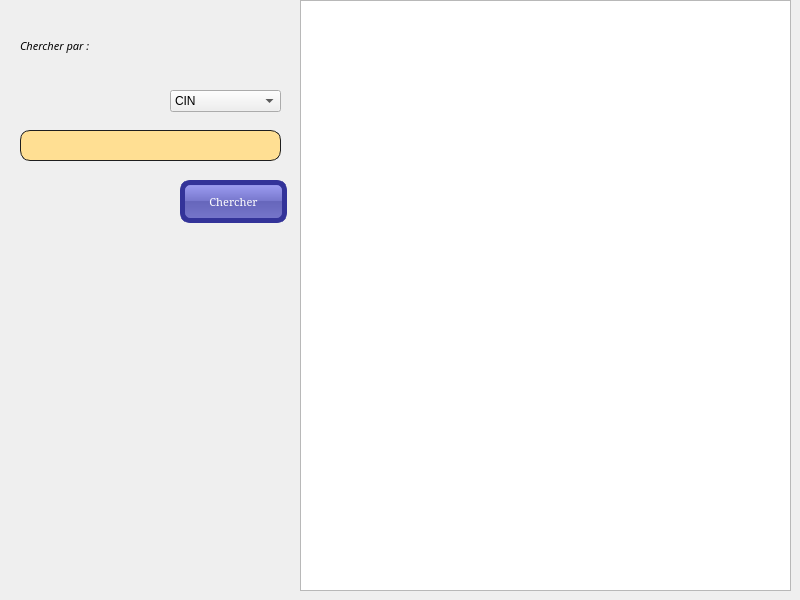
    <widget class="QWidget" name="tab_2">
     <attribute name="title">
      <string>Chercher</string>
     </attribute>
     <widget class="QComboBox" name="chercher_type">
      <property name="geometry">
       <rect>
        <x>170</x>
        <y>90</y>
        <width>111</width>
        <height>22</height>
       </rect>
      </property>
      <item>
       <property name="text">
        <string>CIN</string>
       </property>
      </item>
      <item>
       <property name="text">
        <string>ID</string>
       </property>
      </item>
      <item>
       <property name="text">
        <string>NOM</string>
       </property>
      </item>
      <item>
       <property name="text">
        <string>N° de bureau</string>
       </property>
      </item>
     </widget>
     <widget class="QLabel" name="label_5">
      <property name="geometry">
       <rect>
        <x>20</x>
        <y>30</y>
        <width>141</width>
        <height>31</height>
       </rect>
      </property>
      <property name="font">
       <font>
        <family>8514oem</family>
        <pointsize>8</pointsize>
        <italic>true</italic>
       </font>
      </property>
      <property name="text">
       <string>Chercher par :</string>
      </property>
     </widget>
     <widget class="QLineEdit" name="le_chercher">
      <property name="geometry">
       <rect>
        <x>20</x>
        <y>130</y>
        <width>261</width>
        <height>31</height>
       </rect>
      </property>
      <property name="styleSheet">
       <string notr="true">QLineEdit
{
    background-color:rgb(255, 223, 147);
    padding: 1px;
    border-style: solid;
    border: 1px solid #1e1e1e;
    border-radius: 10;
}</string>
      </property>
     </widget>
     <widget class="QTableView" name="tab_chercher">
      <property name="geometry">
       <rect>
        <x>300</x>
        <y>0</y>
        <width>491</width>
        <height>591</height>
       </rect>
      </property>
      <property name="styleSheet">
       <string notr="true">background-image: url(:/Downloads/blanc.jpg);</string>
      </property>
     </widget>
     <widget class="QPushButton" name="pb_chercher">
      <property name="geometry">
       <rect>
        <x>180</x>
        <y>180</y>
        <width>107</width>
        <height>43</height>
       </rect>
      </property>
      <property name="palette">
       <palette>
        <active>
         <colorrole role="WindowText">
          <brush brushstyle="SolidPattern">
           <color alpha="255">
            <red>255</red>
            <green>255</green>
            <blue>255</blue>
           </color>
          </brush>
         </colorrole>
         <colorrole role="Button">
          <brush brushstyle="LinearGradientPattern">
           <gradient startx="0.000000000000000" starty="0.000000000000000" endx="0.000000000000000" endy="1.000000000000000" type="LinearGradient" spread="PadSpread" coordinatemode="ObjectBoundingMode">
            <gradientstop position="0.000000000000000">
             <color alpha="255">
              <red>136</red>
              <green>136</green>
              <blue>221</blue>
             </color>
            </gradientstop>
            <gradientstop position="0.100000000000000">
             <color alpha="255">
              <red>153</red>
              <green>153</green>
              <blue>238</blue>
             </color>
            </gradientstop>
            <gradientstop position="0.490000000000000">
             <color alpha="255">
              <red>119</red>
              <green>119</green>
              <blue>204</blue>
             </color>
            </gradientstop>
            <gradientstop position="0.500000000000000">
             <color alpha="255">
              <red>102</red>
              <green>102</green>
              <blue>187</blue>
             </color>
            </gradientstop>
            <gradientstop position="1.000000000000000">
             <color alpha="255">
              <red>119</red>
              <green>119</green>
              <blue>204</blue>
             </color>
            </gradientstop>
           </gradient>
          </brush>
         </colorrole>
         <colorrole role="Light">
          <brush brushstyle="SolidPattern">
           <color alpha="255">
            <red>255</red>
            <green>213</green>
            <blue>127</blue>
           </color>
          </brush>
         </colorrole>
         <colorrole role="Midlight">
          <brush brushstyle="SolidPattern">
           <color alpha="255">
            <red>255</red>
            <green>191</green>
            <blue>63</blue>
           </color>
          </brush>
         </colorrole>
         <colorrole role="Dark">
          <brush brushstyle="SolidPattern">
           <color alpha="255">
            <red>127</red>
            <green>85</green>
            <blue>0</blue>
           </color>
          </brush>
         </colorrole>
         <colorrole role="Mid">
          <brush brushstyle="SolidPattern">
           <color alpha="255">
            <red>170</red>
            <green>113</green>
            <blue>0</blue>
           </color>
          </brush>
         </colorrole>
         <colorrole role="Text">
          <brush brushstyle="SolidPattern">
           <color alpha="255">
            <red>255</red>
            <green>255</green>
            <blue>255</blue>
           </color>
          </brush>
         </colorrole>
         <colorrole role="BrightText">
          <brush brushstyle="SolidPattern">
           <color alpha="255">
            <red>255</red>
            <green>255</green>
            <blue>255</blue>
           </color>
          </brush>
         </colorrole>
         <colorrole role="ButtonText">
          <brush brushstyle="SolidPattern">
           <color alpha="255">
            <red>255</red>
            <green>255</green>
            <blue>255</blue>
           </color>
          </brush>
         </colorrole>
         <colorrole role="Base">
          <brush brushstyle="LinearGradientPattern">
           <gradient startx="0.000000000000000" starty="0.000000000000000" endx="0.000000000000000" endy="1.000000000000000" type="LinearGradient" spread="PadSpread" coordinatemode="ObjectBoundingMode">
            <gradientstop position="0.000000000000000">
             <color alpha="255">
              <red>136</red>
              <green>136</green>
              <blue>221</blue>
             </color>
            </gradientstop>
            <gradientstop position="0.100000000000000">
             <color alpha="255">
              <red>153</red>
              <green>153</green>
              <blue>238</blue>
             </color>
            </gradientstop>
            <gradientstop position="0.490000000000000">
             <color alpha="255">
              <red>119</red>
              <green>119</green>
              <blue>204</blue>
             </color>
            </gradientstop>
            <gradientstop position="0.500000000000000">
             <color alpha="255">
              <red>102</red>
              <green>102</green>
              <blue>187</blue>
             </color>
            </gradientstop>
            <gradientstop position="1.000000000000000">
             <color alpha="255">
              <red>119</red>
              <green>119</green>
              <blue>204</blue>
             </color>
            </gradientstop>
           </gradient>
          </brush>
         </colorrole>
         <colorrole role="Window">
          <brush brushstyle="LinearGradientPattern">
           <gradient startx="0.000000000000000" starty="0.000000000000000" endx="0.000000000000000" endy="1.000000000000000" type="LinearGradient" spread="PadSpread" coordinatemode="ObjectBoundingMode">
            <gradientstop position="0.000000000000000">
             <color alpha="255">
              <red>136</red>
              <green>136</green>
              <blue>221</blue>
             </color>
            </gradientstop>
            <gradientstop position="0.100000000000000">
             <color alpha="255">
              <red>153</red>
              <green>153</green>
              <blue>238</blue>
             </color>
            </gradientstop>
            <gradientstop position="0.490000000000000">
             <color alpha="255">
              <red>119</red>
              <green>119</green>
              <blue>204</blue>
             </color>
            </gradientstop>
            <gradientstop position="0.500000000000000">
             <color alpha="255">
              <red>102</red>
              <green>102</green>
              <blue>187</blue>
             </color>
            </gradientstop>
            <gradientstop position="1.000000000000000">
             <color alpha="255">
              <red>119</red>
              <green>119</green>
              <blue>204</blue>
             </color>
            </gradientstop>
           </gradient>
          </brush>
         </colorrole>
         <colorrole role="Shadow">
          <brush brushstyle="SolidPattern">
           <color alpha="255">
            <red>0</red>
            <green>0</green>
            <blue>0</blue>
           </color>
          </brush>
         </colorrole>
         <colorrole role="AlternateBase">
          <brush brushstyle="SolidPattern">
           <color alpha="255">
            <red>255</red>
            <green>212</green>
            <blue>127</blue>
           </color>
          </brush>
         </colorrole>
         <colorrole role="ToolTipBase">
          <brush brushstyle="SolidPattern">
           <color alpha="255">
            <red>255</red>
            <green>255</green>
            <blue>220</blue>
           </color>
          </brush>
         </colorrole>
         <colorrole role="ToolTipText">
          <brush brushstyle="SolidPattern">
           <color alpha="255">
            <red>0</red>
            <green>0</green>
            <blue>0</blue>
           </color>
          </brush>
         </colorrole>
         <colorrole role="PlaceholderText">
          <brush brushstyle="SolidPattern">
           <color alpha="128">
            <red>0</red>
            <green>0</green>
            <blue>0</blue>
           </color>
          </brush>
         </colorrole>
        </active>
        <inactive>
         <colorrole role="WindowText">
          <brush brushstyle="SolidPattern">
           <color alpha="255">
            <red>255</red>
            <green>255</green>
            <blue>255</blue>
           </color>
          </brush>
         </colorrole>
         <colorrole role="Button">
          <brush brushstyle="LinearGradientPattern">
           <gradient startx="0.000000000000000" starty="0.000000000000000" endx="0.000000000000000" endy="1.000000000000000" type="LinearGradient" spread="PadSpread" coordinatemode="ObjectBoundingMode">
            <gradientstop position="0.000000000000000">
             <color alpha="255">
              <red>136</red>
              <green>136</green>
              <blue>221</blue>
             </color>
            </gradientstop>
            <gradientstop position="0.100000000000000">
             <color alpha="255">
              <red>153</red>
              <green>153</green>
              <blue>238</blue>
             </color>
            </gradientstop>
            <gradientstop position="0.490000000000000">
             <color alpha="255">
              <red>119</red>
              <green>119</green>
              <blue>204</blue>
             </color>
            </gradientstop>
            <gradientstop position="0.500000000000000">
             <color alpha="255">
              <red>102</red>
              <green>102</green>
              <blue>187</blue>
             </color>
            </gradientstop>
            <gradientstop position="1.000000000000000">
             <color alpha="255">
              <red>119</red>
              <green>119</green>
              <blue>204</blue>
             </color>
            </gradientstop>
           </gradient>
          </brush>
         </colorrole>
         <colorrole role="Light">
          <brush brushstyle="SolidPattern">
           <color alpha="255">
            <red>255</red>
            <green>213</green>
            <blue>127</blue>
           </color>
          </brush>
         </colorrole>
         <colorrole role="Midlight">
          <brush brushstyle="SolidPattern">
           <color alpha="255">
            <red>255</red>
            <green>191</green>
            <blue>63</blue>
           </color>
          </brush>
         </colorrole>
         <colorrole role="Dark">
          <brush brushstyle="SolidPattern">
           <color alpha="255">
            <red>127</red>
            <green>85</green>
            <blue>0</blue>
           </color>
          </brush>
         </colorrole>
         <colorrole role="Mid">
          <brush brushstyle="SolidPattern">
           <color alpha="255">
            <red>170</red>
            <green>113</green>
            <blue>0</blue>
           </color>
          </brush>
         </colorrole>
         <colorrole role="Text">
          <brush brushstyle="SolidPattern">
           <color alpha="255">
            <red>255</red>
            <green>255</green>
            <blue>255</blue>
           </color>
          </brush>
         </colorrole>
         <colorrole role="BrightText">
          <brush brushstyle="SolidPattern">
           <color alpha="255">
            <red>255</red>
            <green>255</green>
            <blue>255</blue>
           </color>
          </brush>
         </colorrole>
         <colorrole role="ButtonText">
          <brush brushstyle="SolidPattern">
           <color alpha="255">
            <red>255</red>
            <green>255</green>
            <blue>255</blue>
           </color>
          </brush>
         </colorrole>
         <colorrole role="Base">
          <brush brushstyle="LinearGradientPattern">
           <gradient startx="0.000000000000000" starty="0.000000000000000" endx="0.000000000000000" endy="1.000000000000000" type="LinearGradient" spread="PadSpread" coordinatemode="ObjectBoundingMode">
            <gradientstop position="0.000000000000000">
             <color alpha="255">
              <red>136</red>
              <green>136</green>
              <blue>221</blue>
             </color>
            </gradientstop>
            <gradientstop position="0.100000000000000">
             <color alpha="255">
              <red>153</red>
              <green>153</green>
              <blue>238</blue>
             </color>
            </gradientstop>
            <gradientstop position="0.490000000000000">
             <color alpha="255">
              <red>119</red>
              <green>119</green>
              <blue>204</blue>
             </color>
            </gradientstop>
            <gradientstop position="0.500000000000000">
             <color alpha="255">
              <red>102</red>
              <green>102</green>
              <blue>187</blue>
             </color>
            </gradientstop>
            <gradientstop position="1.000000000000000">
             <color alpha="255">
              <red>119</red>
              <green>119</green>
              <blue>204</blue>
             </color>
            </gradientstop>
           </gradient>
          </brush>
         </colorrole>
         <colorrole role="Window">
          <brush brushstyle="LinearGradientPattern">
           <gradient startx="0.000000000000000" starty="0.000000000000000" endx="0.000000000000000" endy="1.000000000000000" type="LinearGradient" spread="PadSpread" coordinatemode="ObjectBoundingMode">
            <gradientstop position="0.000000000000000">
             <color alpha="255">
              <red>136</red>
              <green>136</green>
              <blue>221</blue>
             </color>
            </gradientstop>
            <gradientstop position="0.100000000000000">
             <color alpha="255">
              <red>153</red>
              <green>153</green>
              <blue>238</blue>
             </color>
            </gradientstop>
            <gradientstop position="0.490000000000000">
             <color alpha="255">
              <red>119</red>
              <green>119</green>
              <blue>204</blue>
             </color>
            </gradientstop>
            <gradientstop position="0.500000000000000">
             <color alpha="255">
              <red>102</red>
              <green>102</green>
              <blue>187</blue>
             </color>
            </gradientstop>
            <gradientstop position="1.000000000000000">
             <color alpha="255">
              <red>119</red>
              <green>119</green>
              <blue>204</blue>
             </color>
            </gradientstop>
           </gradient>
          </brush>
         </colorrole>
         <colorrole role="Shadow">
          <brush brushstyle="SolidPattern">
           <color alpha="255">
            <red>0</red>
            <green>0</green>
            <blue>0</blue>
           </color>
          </brush>
         </colorrole>
         <colorrole role="AlternateBase">
          <brush brushstyle="SolidPattern">
           <color alpha="255">
            <red>255</red>
            <green>212</green>
            <blue>127</blue>
           </color>
          </brush>
         </colorrole>
         <colorrole role="ToolTipBase">
          <brush brushstyle="SolidPattern">
           <color alpha="255">
            <red>255</red>
            <green>255</green>
            <blue>220</blue>
           </color>
          </brush>
         </colorrole>
         <colorrole role="ToolTipText">
          <brush brushstyle="SolidPattern">
           <color alpha="255">
            <red>0</red>
            <green>0</green>
            <blue>0</blue>
           </color>
          </brush>
         </colorrole>
         <colorrole role="PlaceholderText">
          <brush brushstyle="SolidPattern">
           <color alpha="128">
            <red>0</red>
            <green>0</green>
            <blue>0</blue>
           </color>
          </brush>
         </colorrole>
        </inactive>
        <disabled>
         <colorrole role="WindowText">
          <brush brushstyle="SolidPattern">
           <color alpha="255">
            <red>255</red>
            <green>255</green>
            <blue>255</blue>
           </color>
          </brush>
         </colorrole>
         <colorrole role="Button">
          <brush brushstyle="LinearGradientPattern">
           <gradient startx="0.000000000000000" starty="0.000000000000000" endx="0.000000000000000" endy="1.000000000000000" type="LinearGradient" spread="PadSpread" coordinatemode="ObjectBoundingMode">
            <gradientstop position="0.000000000000000">
             <color alpha="255">
              <red>136</red>
              <green>136</green>
              <blue>221</blue>
             </color>
            </gradientstop>
            <gradientstop position="0.100000000000000">
             <color alpha="255">
              <red>153</red>
              <green>153</green>
              <blue>238</blue>
             </color>
            </gradientstop>
            <gradientstop position="0.490000000000000">
             <color alpha="255">
              <red>119</red>
              <green>119</green>
              <blue>204</blue>
             </color>
            </gradientstop>
            <gradientstop position="0.500000000000000">
             <color alpha="255">
              <red>102</red>
              <green>102</green>
              <blue>187</blue>
             </color>
            </gradientstop>
            <gradientstop position="1.000000000000000">
             <color alpha="255">
              <red>119</red>
              <green>119</green>
              <blue>204</blue>
             </color>
            </gradientstop>
           </gradient>
          </brush>
         </colorrole>
         <colorrole role="Light">
          <brush brushstyle="SolidPattern">
           <color alpha="255">
            <red>255</red>
            <green>213</green>
            <blue>127</blue>
           </color>
          </brush>
         </colorrole>
         <colorrole role="Midlight">
          <brush brushstyle="SolidPattern">
           <color alpha="255">
            <red>255</red>
            <green>191</green>
            <blue>63</blue>
           </color>
          </brush>
         </colorrole>
         <colorrole role="Dark">
          <brush brushstyle="SolidPattern">
           <color alpha="255">
            <red>127</red>
            <green>85</green>
            <blue>0</blue>
           </color>
          </brush>
         </colorrole>
         <colorrole role="Mid">
          <brush brushstyle="SolidPattern">
           <color alpha="255">
            <red>170</red>
            <green>113</green>
            <blue>0</blue>
           </color>
          </brush>
         </colorrole>
         <colorrole role="Text">
          <brush brushstyle="SolidPattern">
           <color alpha="255">
            <red>255</red>
            <green>255</green>
            <blue>255</blue>
           </color>
          </brush>
         </colorrole>
         <colorrole role="BrightText">
          <brush brushstyle="SolidPattern">
           <color alpha="255">
            <red>255</red>
            <green>255</green>
            <blue>255</blue>
           </color>
          </brush>
         </colorrole>
         <colorrole role="ButtonText">
          <brush brushstyle="SolidPattern">
           <color alpha="255">
            <red>255</red>
            <green>255</green>
            <blue>255</blue>
           </color>
          </brush>
         </colorrole>
         <colorrole role="Base">
          <brush brushstyle="LinearGradientPattern">
           <gradient startx="0.000000000000000" starty="0.000000000000000" endx="0.000000000000000" endy="1.000000000000000" type="LinearGradient" spread="PadSpread" coordinatemode="ObjectBoundingMode">
            <gradientstop position="0.000000000000000">
             <color alpha="255">
              <red>136</red>
              <green>136</green>
              <blue>221</blue>
             </color>
            </gradientstop>
            <gradientstop position="0.100000000000000">
             <color alpha="255">
              <red>153</red>
              <green>153</green>
              <blue>238</blue>
             </color>
            </gradientstop>
            <gradientstop position="0.490000000000000">
             <color alpha="255">
              <red>119</red>
              <green>119</green>
              <blue>204</blue>
             </color>
            </gradientstop>
            <gradientstop position="0.500000000000000">
             <color alpha="255">
              <red>102</red>
              <green>102</green>
              <blue>187</blue>
             </color>
            </gradientstop>
            <gradientstop position="1.000000000000000">
             <color alpha="255">
              <red>119</red>
              <green>119</green>
              <blue>204</blue>
             </color>
            </gradientstop>
           </gradient>
          </brush>
         </colorrole>
         <colorrole role="Window">
          <brush brushstyle="LinearGradientPattern">
           <gradient startx="0.000000000000000" starty="0.000000000000000" endx="0.000000000000000" endy="1.000000000000000" type="LinearGradient" spread="PadSpread" coordinatemode="ObjectBoundingMode">
            <gradientstop position="0.000000000000000">
             <color alpha="255">
              <red>136</red>
              <green>136</green>
              <blue>221</blue>
             </color>
            </gradientstop>
            <gradientstop position="0.100000000000000">
             <color alpha="255">
              <red>153</red>
              <green>153</green>
              <blue>238</blue>
             </color>
            </gradientstop>
            <gradientstop position="0.490000000000000">
             <color alpha="255">
              <red>119</red>
              <green>119</green>
              <blue>204</blue>
             </color>
            </gradientstop>
            <gradientstop position="0.500000000000000">
             <color alpha="255">
              <red>102</red>
              <green>102</green>
              <blue>187</blue>
             </color>
            </gradientstop>
            <gradientstop position="1.000000000000000">
             <color alpha="255">
              <red>119</red>
              <green>119</green>
              <blue>204</blue>
             </color>
            </gradientstop>
           </gradient>
          </brush>
         </colorrole>
         <colorrole role="Shadow">
          <brush brushstyle="SolidPattern">
           <color alpha="255">
            <red>0</red>
            <green>0</green>
            <blue>0</blue>
           </color>
          </brush>
         </colorrole>
         <colorrole role="AlternateBase">
          <brush brushstyle="SolidPattern">
           <color alpha="255">
            <red>255</red>
            <green>170</green>
            <blue>0</blue>
           </color>
          </brush>
         </colorrole>
         <colorrole role="ToolTipBase">
          <brush brushstyle="SolidPattern">
           <color alpha="255">
            <red>255</red>
            <green>255</green>
            <blue>220</blue>
           </color>
          </brush>
         </colorrole>
         <colorrole role="ToolTipText">
          <brush brushstyle="SolidPattern">
           <color alpha="255">
            <red>0</red>
            <green>0</green>
            <blue>0</blue>
           </color>
          </brush>
         </colorrole>
         <colorrole role="PlaceholderText">
          <brush brushstyle="SolidPattern">
           <color alpha="128">
            <red>0</red>
            <green>0</green>
            <blue>0</blue>
           </color>
          </brush>
         </colorrole>
        </disabled>
       </palette>
      </property>
      <property name="font">
       <font>
        <family>Constantia</family>
        <pointsize>8</pointsize>
        <weight>50</weight>
        <italic>false</italic>
        <bold>false</bold>
       </font>
      </property>
      <property name="focusPolicy">
       <enum>Qt::WheelFocus</enum>
      </property>
      <property name="acceptDrops">
       <bool>false</bool>
      </property>
      <property name="styleSheet">
       <string notr="true">QPushButton {
color: white;
background-color: QLinearGradient( x1: 0, y1: 0, x2: 0, y2: 1, stop: 0 #88d, stop: 0.1 #99e, stop: 0.49 #77c, stop: 0.5 #66b, stop: 1 #77c);
border-width: 5px;
border-color: #339;
border-style: solid;
border-radius: 10;
padding: 7px;
font-size: 17x;
padding-left: 19px;
padding-right: 19px;
min-width: 59px;
max-width: 59px;
min-height: 19px;
max-height: 19px;
}</string>
      </property>
      <property name="text">
       <string>Chercher</string>
      </property>
      <property name="icon">
       <iconset theme="plus">
        <normaloff>.</normaloff>.</iconset>
      </property>
     </widget>
    </widget>
